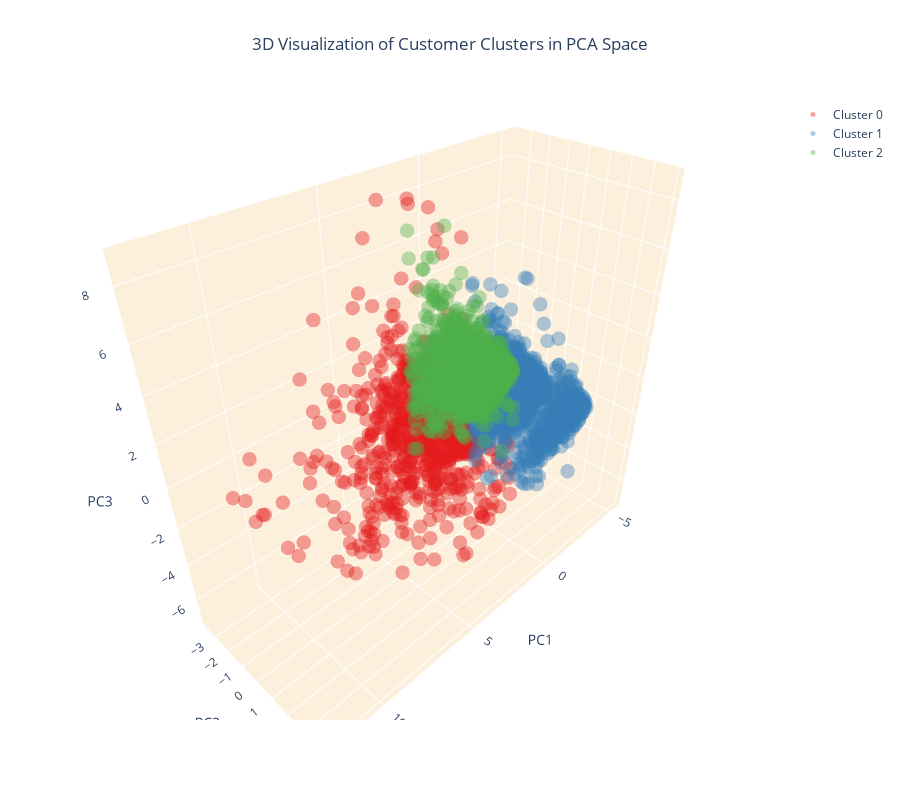

The code cell stored with this chart in its notebook:
### Code cell
# # 3D Visualization 
colors = ['#e41a1c', '#377eb8', '#4daf4a'] 

cluster_0 = df[df['cluster'] == 0]
cluster_1 = df[df['cluster'] == 1]
cluster_2 = df[df['cluster'] == 2]

# Create a 3D scatter plot
fig = go.Figure()

# Add data points for each cluster separately and specify the color
fig.add_trace(go.Scatter3d(x=cluster_0['PC1'], y=cluster_0['PC2'], z=cluster_0['PC3'], 
                           mode='markers', marker=dict(color=colors[0], size=5, opacity=0.4), name='Cluster 0'))
fig.add_trace(go.Scatter3d(x=cluster_1['PC1'], y=cluster_1['PC2'], z=cluster_1['PC3'], 
                           mode='markers', marker=dict(color=colors[1], size=5, opacity=0.4), name='Cluster 1'))
fig.add_trace(go.Scatter3d(x=cluster_2['PC1'], y=cluster_2['PC2'], z=cluster_2['PC3'], 
                           mode='markers', marker=dict(color=colors[2], size=5, opacity=0.4), name='Cluster 2'))

# Set the title and layout details
fig.update_layout(
    title=dict(text='3D Visualization of Customer Clusters in PCA Space', x=0.5),
    scene=dict(
        xaxis=dict(backgroundcolor="#fcf0dc", gridcolor='white', title='PC1'),
        yaxis=dict(backgroundcolor="#fcf0dc", gridcolor='white', title='PC2'),
        zaxis=dict(backgroundcolor="#fcf0dc", gridcolor='white', title='PC3'),
    ),
    width=900,
    height=800
)

# Show the plot
fig.show()

### Figure 1 — Plotly figure (JSON) as saved in the notebook; plotly's stock layout.template omitted (floating-point values rounded to 4 significant figures; data arrays with more than 128 entries replaced by an {"elided": "..."} marker saying what was removed)
{"data": [{"marker": {"color": "#e41a1c", "opacity": 0.4, "size": 5}, "mode": "markers", "name": "Cluster 0", "type": "scatter3d", "x": {"elided": "736 float values"}, "y": {"elided": "736 float values"}, "z": {"elided": "736 float values"}}, {"marker": {"color": "#377eb8", "opacity": 0.4, "size": 5}, "mode": "markers", "name": "Cluster 1", "type": "scatter3d", "x": {"elided": "1656 float values"}, "y": {"elided": "1656 float values"}, "z": {"elided": "1656 float values"}}, {"marker": {"color": "#4daf4a", "opacity": 0.4, "size": 5}, "mode": "markers", "name": "Cluster 2", "type": "scatter3d", "x": {"elided": "1675 float values"}, "y": {"elided": "1675 float values"}, "z": {"elided": "1675 float values"}}], "layout": {"height": 800, "scene": {"xaxis": {"backgroundcolor": "#fcf0dc", "gridcolor": "white", "title": {"text": "PC1"}}, "yaxis": {"backgroundcolor": "#fcf0dc", "gridcolor": "white", "title": {"text": "PC2"}}, "zaxis": {"backgroundcolor": "#fcf0dc", "gridcolor": "white", "title": {"text": "PC3"}}}, "title": {"text": "3D Visualization of Customer Clusters in PCA Space", "x": 0.5}, "width": 900}}
